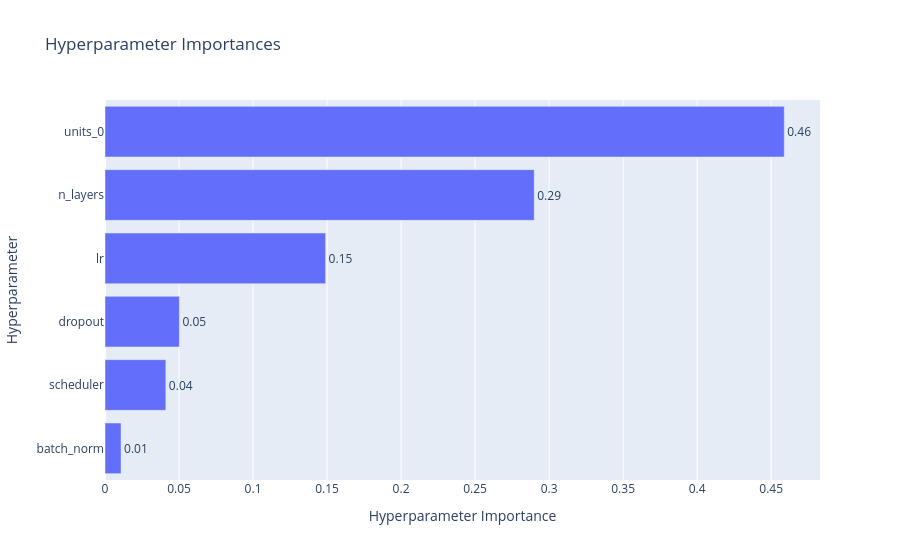

The notebook cell this image was saved under:
### Markdown cell above
## Visualization: Parameter Importance

### Code cell
# ── Parameter importance plot ──
from optuna.visualization import plot_param_importances, plot_slice, plot_contour, plot_intermediate_values, plot_parallel_coordinate

fig_imp = plot_param_importances(study)
fig_imp.write_html(os.path.join(OUT_DIR, 'param_importance.html'))
fig_imp.show()

### Figure 1 — Plotly figure (JSON) as saved in the notebook; plotly's stock layout.template omitted (floating-point values rounded to 4 significant figures)
{"data": [{"cliponaxis": false, "hovertemplate": ["batch_norm (CategoricalDistribution): 0.01084218833716956<extra></extra>", "scheduler (CategoricalDistribution): 0.041101930223683456<extra></extra>", "dropout (FloatDistribution): 0.050250207704504626<extra></extra>", "lr (FloatDistribution): 0.1490203182534708<extra></extra>", "n_layers (IntDistribution): 0.2899418755812538<extra></extra>", "units_0 (IntDistribution): 0.45884347989991786<extra></extra>"], "name": "Objective Value", "orientation": "h", "text": ["0.01", "0.04", "0.05", "0.15", "0.29", "0.46"], "textposition": "outside", "type": "bar", "x": [0.01084, 0.0411, 0.05025, 0.149, 0.2899, 0.4588], "y": ["batch_norm", "scheduler", "dropout", "lr", "n_layers", "units_0"]}], "layout": {"title": {"text": "Hyperparameter Importances"}, "xaxis": {"title": {"text": "Hyperparameter Importance"}}, "yaxis": {"title": {"text": "Hyperparameter"}}}}
